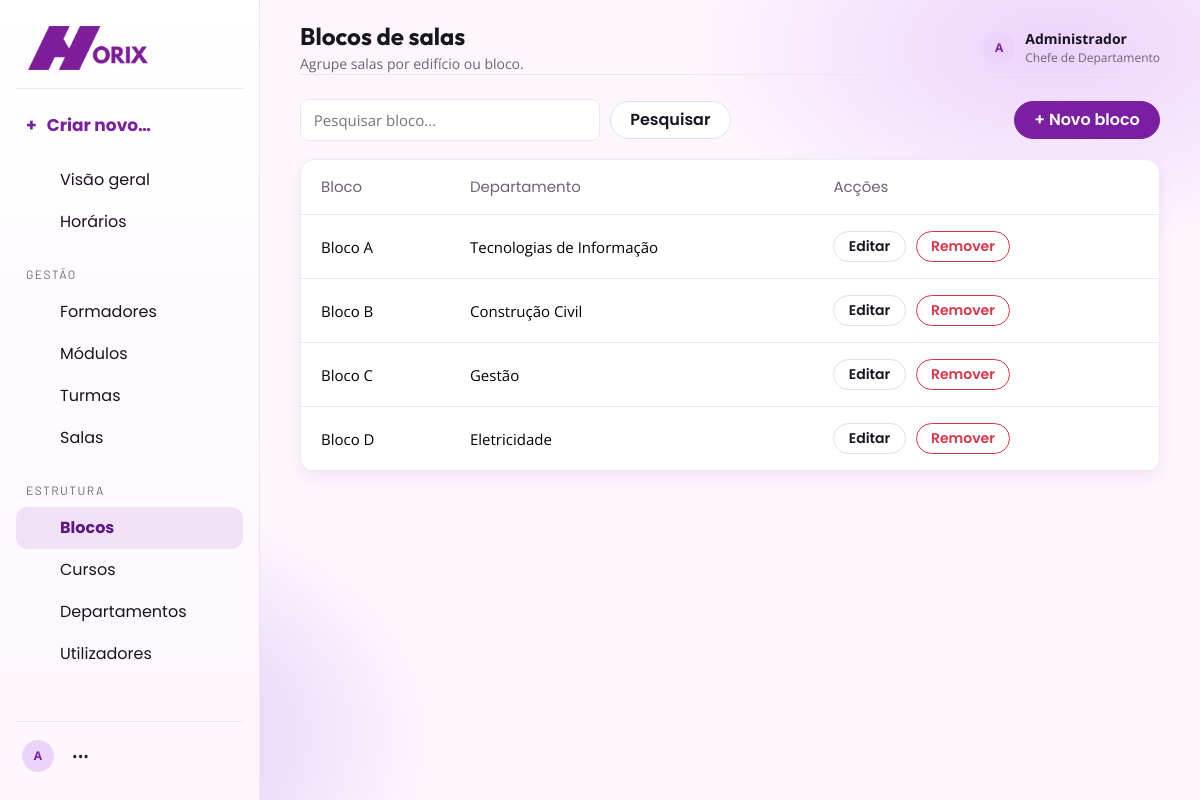
Screenshot of /View/html-php/Bloco.php (signed in) with the database file from the repository.
### tables this page shows
CREATE TABLE `utilizador` (
  `id_utilizador` int(11) NOT NULL,
  `nome` varchar(100) NOT NULL,
  `email` varchar(120) NOT NULL,
  `senha` varchar(255) NOT NULL,
  `perfil` enum('Chefe de Departamento','Formador') NOT NULL,
  `ativo` tinyint(1) NOT NULL DEFAULT 1,
  `criado_em` timestamp NOT NULL DEFAULT current_timestamp()
);

CREATE TABLE `bloco_de_salas` (
  `id_bloco` int(11) NOT NULL,
  `nome` varchar(50) NOT NULL,
  `id_departamento` int(11) NOT NULL
);

CREATE TABLE `departamento` (
  `id_departamento` int(11) NOT NULL,
  `nome` varchar(100) NOT NULL
);

### Conexao/Conexao.php (called while the page is built, shortened)
<?php
function db(): mysqli
{
    static $con;
    if ($con instanceof mysqli) {
        return $con;
    }
    $con = new mysqli('localhost', 'root', '', 'gestao_horarios', "3306");
    $con->set_charset('utf8mb4');
    return $con;
}

### View/html-php/Bloco.php (the view, shortened to what this page needs)
<?php
require_once '../../bootstrap.php';
$q = post('q', $_GET['q'] ?? '');
$data = $q !== ''
    ? rows(
        'SELECT b.*, d.nome dep
         FROM bloco_de_salas b
         JOIN departamento d ON d.id_departamento = b.id_departamento
         WHERE b.nome LIKE ? OR d.nome LIKE ?
         ORDER BY b.nome',
        'ss',
        '%' . $q . '%',
        '%' . $q . '%'
    )
    : rows(
        'SELECT b.*, d.nome dep
         FROM bloco_de_salas b
         JOIN departamento d ON d.id_departamento = b.id_departamento
         ORDER BY b.nome'
    );
layout_start('Blocos de salas', 'Agrupe salas por edifício ou bloco.');
?>
<div class="toolbar">
    <form class="toolbar-left" method="get">
        <input class="search" name="q" value="<?= e($q) ?>" placeholder="Pesquisar bloco...">
        <button class="btn btn-light border">Pesquisar</button>
    </form>
    <button type="button" class="btn btn-primary" data-modal="novo" data-title="Novo bloco">+ Novo bloco</button>
</div>
<div class="card table-wrap">
    <table class="table align-middle mb-0">
        <thead>
            <tr>
                <th>Bloco</th>
                <th>Departamento</th>
                <th>Acções</th>
            </tr>
        </thead>
        <tbody>
            <?php foreach ($data as $r): ?>
                <tr>
                    <td><?= e($r['nome']) ?></td>
                    <td><?= e($r['dep']) ?></td>
                    <td>
                        <div class="actions">
                            <button type="button" class="btn btn-sm btn-light border" data-modal="editar" data-title="Editar bloco" data-row="<?= row_json($r) ?>">Editar</button>
                            <button type="button" class="btn btn-sm btn-outline-danger" data-modal="remover" data-title="Remover bloco" data-row="<?= row_json($r) ?>">Remover</button>
                        </div>
                    </td>
                </tr>
            <?php endforeach; ?>
        </tbody>
    </table>
</div>
<?php
layout_end();

### bootstrap.php (shortened to what this page needs)
<?php
require_once __DIR__ . '/Conexao/Conexao.php';
function e($v): string
{
    return htmlspecialchars((string) $v, ENT_QUOTES, 'UTF-8');
}
function row_json(array $r): string
{
    unset($r['senha']);
    return e(json_encode($r, JSON_UNESCAPED_UNICODE));
}
function post($key, $default = ''): string
{
    return trim((string) ($_POST[$key] ?? $default));
}
function page_acl(): array
{
    $todos = [PERFIL_CHEFE, PERFIL_FORMADOR];
    $chefe = [PERFIL_CHEFE];
    return [
        'TelaPrincipal.php' => $todos,
        'GerarHorario.php' => $todos,
        'HorarioPDF.php' => $chefe,
        'Formador.php' => $chefe,
        'FormadorModulos.php' => $chefe,
        'Disponibilidade.php' => $chefe,
        'Modulo.php' => $chefe,
        'Turma.php' => $chefe,
        'Sala.php' => $chefe,
        'Bloco.php' => $chefe,
        'Curso.php' => $chefe,
        'Departamento.php' => $chefe,
        'Utilizador.php' => $chefe,
    ];
}
function logged(): bool
{
    return !empty($_SESSION['user']);
}
function refresh_session_user(): void
{
    static $done = false;
    if ($done || !logged()) {
        return;
    }
    $u = one(
        'SELECT id_utilizador,nome,email,perfil FROM utilizador WHERE id_utilizador=? AND ativo=1',
        'i',
        (int) ($_SESSION['user']['id'] ?? 0)
    );
}
function require_login(): void
{
    refresh_session_user();
}
function user(): array
{
    return $_SESSION['user'] ?? [];
}
function perfil(): string
{
    return (string) (user()['perfil'] ?? '');
}
function is_chefe(): bool
{
    return logged() && perfil() === PERFIL_CHEFE;
}
function can_manage(): bool
{
    return is_chefe();
}
function can_access(string $file): bool
{
    $acl = page_acl();
    return !isset($acl[$file]) || in_array(perfil(), $acl[$file], true);
}
function enforce_page_access(): void
{
    require_login();
}
function rows(string $sql, string $types = '', ...$args): array
{
    $st = db()->prepare($sql);
    if ($types) {
        $st->bind_param($types, ...$args);
    }
    $st->execute();
    $r = $st->get_result();
    return $r ? $r->fetch_all(MYSQLI_ASSOC) : [];
}
function one(string $sql, string $types = '', ...$args): ?array
{
    $a = rows($sql, $types, ...$args);
    return $a[0] ?? null;
}
function active(string $file): string
{
    return basename($_SERVER['PHP_SELF']) === $file ? 'active' : '';
}
function icon(string $name, int $size = 18): string
{
    $paths = [
        'dashboard' => '<rect x="3" y="3" width="7" height="7" rx="1"/><rect x="14" y="3" width="7" height="7" rx="1"/><rect x="3" y="14" width="7" height="7" rx="1"/><rect x="14" y="14" width="7" height="7" rx="1"/>',
        'calendar' => '<rect x="3" y="4" width="18" height="17" rx="2"/><path d="M16 2v4M8 2v4M3 10h18"/>',
        'plan' => '<path d="M4 5h16M4 12h16M4 19h10"/><circle cx="17" cy="19" r="3"/>',
        'users' => '<path d="M16 21v-2a4 4 0 0 0-4-4H6a4 4 0 0 0-4 4v2"/><circle cx="9" cy="7" r="4"/><path d="M22 21v-2a4 4 0 0 0-3-3.87M16 3.13a4 4 0 0 1 0 7.75"/>',
        'book' => '<path d="M4 5.5A2.5 2.5 0 0 1 6.5 3H20v16H6.5A2.5 2.5 0 0 0 4 21.5z"/><path d="M4 5.5v16M8 7h8M8 11h8"/>',
        'school' => '<path d="m3 9 9-5 9 5-9 5z"/><path d="M7 12v5c3 2 7 2 10 0v-5M21 10v6"/>',
        'room' => '<path d="M4 21V5a2 2 0 0 1 2-2h12a2 2 0 0 1 2 2v16"/><path d="M9 21v-5h6v5M8 7h2M14 7h2M8 11h2M14 11h2"/>',
        'building' => '<path d="M4 21V4h12v17M16 9h4v12M8 8h4M8 12h4M8 16h4"/>',
        'book-open' => '<path d="M3 5a2 2 0 0 1 2-2h6v17H5a2 2 0 0 0-2 2zM21 5a2 2 0 0 0-2-2h-6v17h6a2 2 0 0 1 2 2z"/>',
        'user' => '<circle cx="12" cy="8" r="4"/><path d="M4 21a8 8 0 0 1 16 0"/>',
        'logout' => '<path d="M10 17l5-5-5-5M15 12H3"/><path d="M14 3h5a2 2 0 0 1 2 2v14a2 2 0 0 1-2 2h-5"/>',
        'sun' => '<circle cx="12" cy="12" r="4"/><path d="M12 2v2M12 20v2M4.93 4.93l1.41 1.41M17.66 17.66l1.41 1.41M2 12h2M20 12h2M4.93 19.07l1.41-1.41M17.66 6.34l1.41-1.41"/>',
        'moon' => '<path d="M21 12.8A8.5 8.5 0 1 1 11.2 3 6.7 6.7 0 0 0 21 12.8z"/>',
    ];
    $body = $paths[$name] ?? $paths['dashboard'];
    return '<svg class="icon-svg" width="' . $size . '" height="' . $size . '" viewBox="0 0 24 24" fill="none" stroke="currentColor" stroke-width="1.9" stroke-linecap="round" stroke-linejoin="round" aria-hidden="true">' . $body . '</svg>';
}
function nav_all(): array
{
    return [
        ['', [
            ['TelaPrincipal.php', 'Visão geral', 'dashboard'],
            ['GerarHorario.php', 'Horários', 'calendar'],
        ]],
        ['Gestão', [
            ['Formador.php', 'Formadores', 'users'],
            ['Modulo.php', 'Módulos', 'book'],
            ['Turma.php', 'Turmas', 'school'],
            ['Sala.php', 'Salas', 'room'],
        ]],
        ['Estrutura', [
            ['Bloco.php', 'Blocos', 'building'],
            ['Curso.php', 'Cursos', 'book-open'],
            ['Departamento.php', 'Departamentos', 'building'],
            ['Utilizador.php', 'Utilizadores', 'user'],
        ]],
    ];
}
function nav(): array
{
    $menu = [];
    foreach (nav_all() as $secao) {
        $itens = array_values(array_filter($secao[1], fn($n) => can_access($n[0])));
        if ($itens) {
            $menu[] = [$secao[0], $itens];
        }
    }
    return $menu;
}
function layout_start(string $title, string $subtitle = ''): void
{
    $tabs = $GLOBALS['_tabs'] ?? [];
    $u = user();
    $inicial = e(strtoupper(substr($u['nome'] ?? 'U', 0, 1)));
?>
    <!doctype html>
    <html lang="pt">
    <head>
        <link rel="stylesheet" href="../css/bootstrap.min.css">
        <link rel="stylesheet" href="../css/app.css">
    </head>
    <body>
        <aside class="sidebar">
        <div class="brand">
            <img src="../img/horix.png" alt="Horix - Gestão de Horários">
        </div>
        <?php if (can_manage()): ?>
            <div class="dropdown">
                <a class="create-new" href="#" role="button" data-bs-toggle="dropdown" aria-expanded="false">
                    <span>+</span> Criar novo…
                </a>
            </div>
        <?php endif; ?>
        <nav>
            <?php foreach (nav() as $secao): ?>
                <?php if ($secao[0] !== ''): ?>
                    <div class="nav-title"><?= e(mb_strtoupper($secao[0])) ?></div>
                <?php endif; ?>
                <?php foreach ($secao[1] as $n): ?>
                    <a class="nav-link <?= active($n[0]) ?>" href="<?= $n[0] ?>">
                        <span class="nav-icon"><?= icon($n[2], 20) ?></span>
                        <span><?= $n[1] ?></span>
                    </a>
                <?php endforeach; ?>
            <?php endforeach; ?>
        </nav>
        <div class="sidebar-bottom dropup">
            <div class="user-row">
                <div class="avatar"><?= $inicial ?></div>
                <a href="#" class="text-body px-2" data-bs-toggle="dropdown" aria-label="Opções">•••</a>
            </div>
        </div>
        </aside>
        <main class="main">
            <header class="topbar">
                <div class="title-wrap">
                    <div>
                        <h1><?= e($title) ?></h1>
                        <?php if ($subtitle && !$tabs): ?>
                            <p><?= e($subtitle) ?></p>
                        <?php endif; ?>
                    </div>
                </div>
                <div class="profile">
                    <div class="avatar"><?= $inicial ?></div>
                    <div>
                        <strong><?= e($u['nome'] ?? 'Utilizador') ?></strong>
                        <small><?= e($u['perfil'] ?? '') ?></small>
                    </div>
                </div>
            </header>
            <section class="content">
            <?php
        }
        function layout_end(): void
        {
            ?>
            </section>
        </main>
    </body>
    </html>
<?php
        }
enforce_page_access();

### rows the page displays
utilizador: nome "A", nome "Administrador", perfil "Chefe de Departamento"
bloco_de_salas: nome "Bloco A", id_departamento.nome "Tecnologias de Informação"
bloco_de_salas: nome "Bloco B", id_departamento.nome "Construção Civil"
bloco_de_salas: nome "Bloco C", id_departamento.nome "Gestão"
bloco_de_salas: nome "Bloco D", id_departamento.nome "Eletricidade"

### other values shown
$n[1] "Visão geral"
$n[1] "Horários"
mb_strtoupper($secao[0]) "GESTÃO"
$n[1] "Formadores"
$n[1] "Módulos"
$n[1] "Turmas"
$n[1] "Salas"
mb_strtoupper($secao[0]) "ESTRUTURA"
$n[1] "Blocos"
$n[1] "Cursos"
$n[1] "Departamentos"
$n[1] "Utilizadores"
$title "Blocos de salas"
$subtitle "Agrupe salas por edifício ou bloco."
